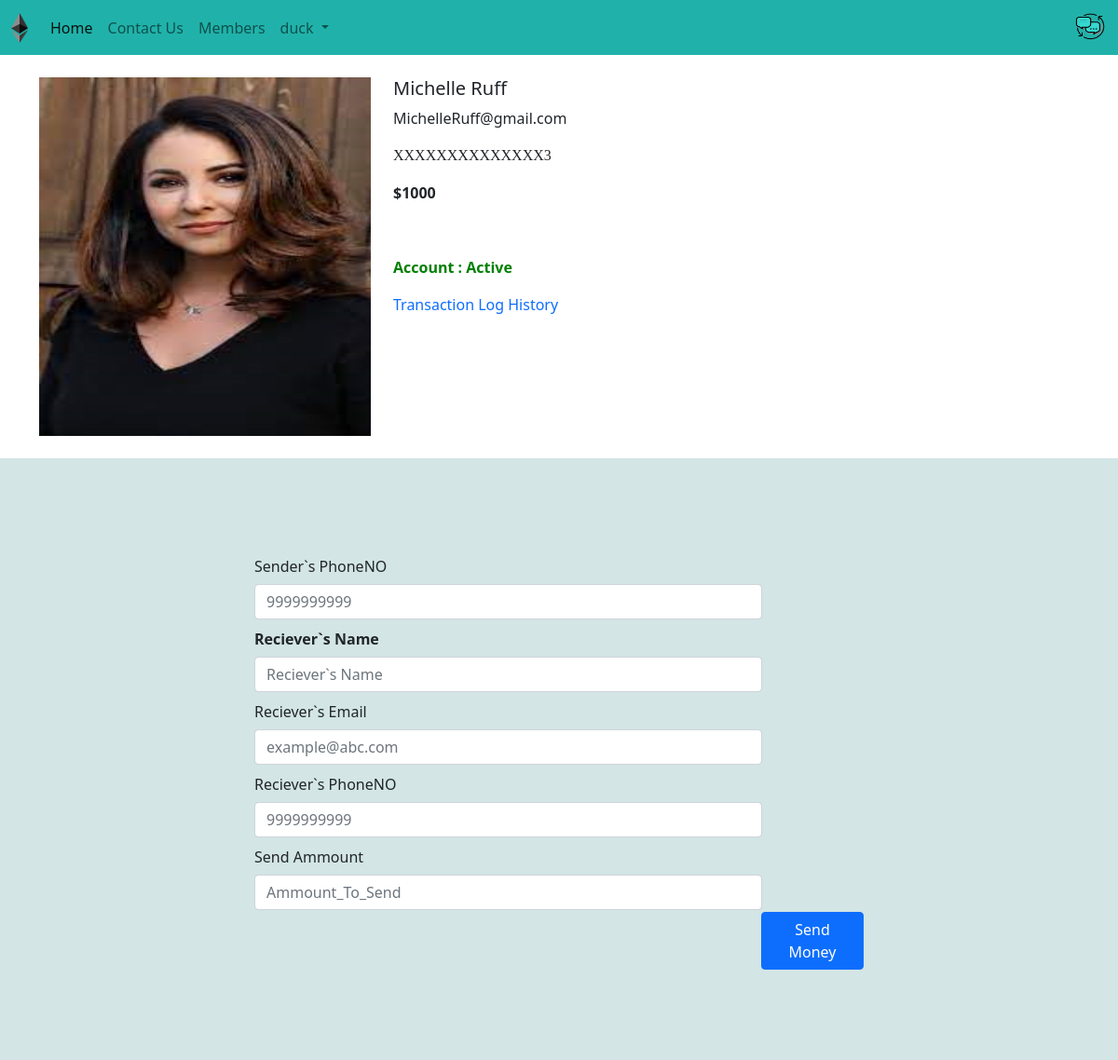
Page /customer/3 (signed in) on the earlier database version.
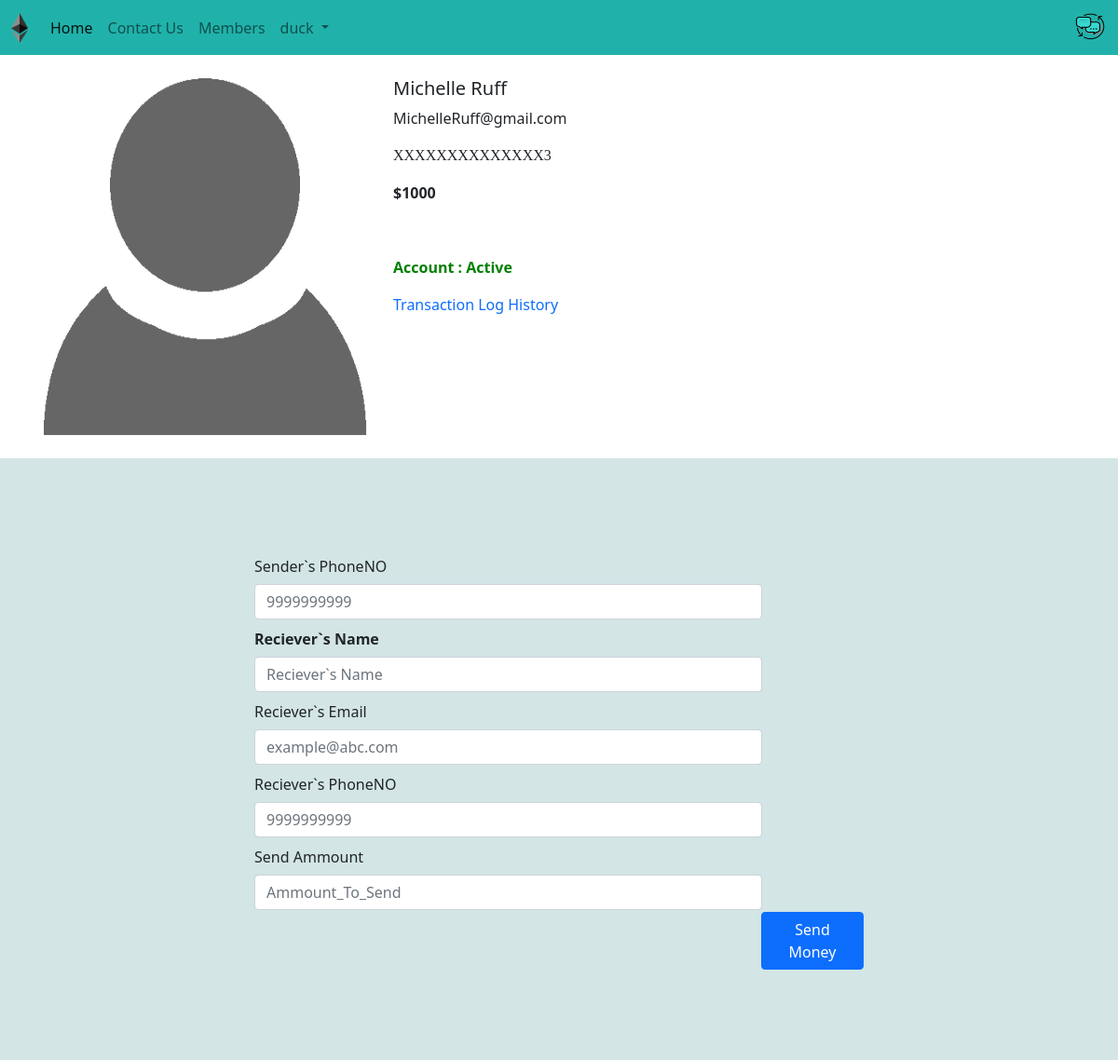
Same page on the later database version.
### Bank/models.py (models this page shows, shortened)
class CustomerAccount(models.Model):
    name=models.CharField(max_length=30)
    email=models.CharField(max_length=30,null=True, blank=True)
    account_active=models.BooleanField(default=True)
    image=models.ImageField(upload_to='media/', default="Image003.png")
    totalbalance=models.IntegerField(default=1000)
    phoneno=models.CharField(max_length=11,blank=True)

### Bank/views.py (the view)
# urls.py: path('customer/<int:acc>', views.Member, name='ViewMemberdetails'),
def Member(request,acc): #register function
    member= CustomerAccount.objects.get(id=acc)
    print("------------>",request.user.username)
    if (request.user.username!=(None or "")):
        if request.method=="POST":
            rname=request.POST.get("rname")
            if (rname in CustomerAccount.objects.values('name')):
                remail=request.POST.get("rEmail")
                if (remail in member.email):
                    sname=request.user.username
                    semail=request.user.username+'@gmail.com'
                    sphone=request.POST.get('sphoneno')
                    rphone=request.POST.get("rphoneno")
                    if(rphone in member.phoneno and sphone in member.phoneno):
                        sammount=request.POST.get('sammount')
                        if (member.totalbalance >sammount):
                            transfer_detail=transectiondetail(recievername=rname,recieveremail=remail,sendername=sname,senderemail=semail,deducted_amt=sammount,account_balance=(member.totalbalance-sammount))
                            transfer_detail.save()
                            member1=CustomerAccount.objects.get(name=rname) # Reciever`s id
                            print(member1)
                            member1.totalbalance=(member1.totalbalance+sammount)
                            member2=CustomerAccount.objects.get(name=sname) # Sender`s id
                            print(member2)
                            member2.totalbalance=(member1.totalbalance-sammount)
                            try:
                                member1.save() #    <----------------,
                                member2.save() #    <----------------'............(save them in the database)
                            except:
                                print("Got an Error in Saveing particular element of the database")
                        else:
                            return(HttpResponse('not enough balance'))
                    else:
                        return(HttpResponse('Phone invalid'))
                else:
                    return(HttpResponse('Email invalid'))
            else:
                return (render(request, 'Member.html', {'memberDetail':{'name':'Invalid transaction detail','email':'Please  Check your details and Try Again'}}))
    else:
        return(HttpResponse("<b>please Login <br>To make any Transactions...</b>"))
    return (render(request, 'Member.html', {'memberDetail':member,'username':request.user.username}))

### template/Member.html (shortened to what this page needs)
{% extends 'Basic.html' %}
{% block username %}{{username}}{% endblock username %}
{% block body %}
<div class="container my-4">
    <div class="row">
    <div class="col-md-4">
    <div class="row">
        <img src="{{memberDetail.image}}" width="233px" height="385px">
    </div>
    </div>
    <div class="col-md-8">
        <h5>{{memberDetail.name}}</h5>
        <p>{{memberDetail.email}}</p>
        <p style="font-family: -webkit-pictograph; font-weight: 100;">XXXXXXXXXXXXXX{{memberDetail.id}}</p>
        <p><b>${{memberDetail.totalbalance}} </b></p><br>
        <p>{% if memberDetail.account_active == True %}
          <div class="Account_status" style="color:Green;font-weight: bold;">Account : Active</div>
          {% else %}
          <div class="Account_status" style="color:Red;font-weight: bold;">Account : Inactive</div>
          {% endif %}
        </p>
        <div class="transactionLog">
                <a href="/transacton_history/{{memberDetail.name}}" style="text-decoration: none;text-decoration-color: coral;">Transaction Log History</a>
        </div>
    </div>
    </div>
</div>
<div class="transaction-form">
<form method="POST" style="padding:17rem; padding-block:6rem; background-color: #5f9ea045;">
    <table>
    <tr>
        <td>
            <label for="inputEmail3" class="col-sm-4 col-form-label">Sender`s PhoneNO</label>
            <div class="col-sm-10">
            <input type="text" class="form-control" id="sphoneno" name="sphoneno" placeholder="9999999999">
        </div>
        </td>
    </tr>
    <tr>
        <th>
            <label for="inputEmail3" class="col-sm-4 col-form-label">Reciever`s Name</label>
            <div class="col-sm-10">
            <input type="text" class="form-control" id="rname" name="rname" placeholder="Reciever`s Name">
        </div>
        </th>
    </tr>
    <tr>
        <td>
            <label for="inputEmail3" class="col-sm-4 col-form-label">Reciever`s Email</label>
            <div class="col-sm-10">
            <input type="email" class="form-control" id="remail" name="remail" placeholder="example@abc.com">
        </div>
        </td>
    </tr>
    <tr>
        <td>
            <label for="inputEmail3" class="col-sm-4 col-form-label">Reciever`s PhoneNO</label>
            <div class="col-sm-10">
            <input type="text" class="form-control" id="rphoneno" name="rphoneno" placeholder="9999999999">
            </div>
        </td>
    </tr>
    <tr>
    <tr>
        <td>
            <label for="inputEmail3" class="col-sm-4 col-form-label">Send Ammount</label>
            <div class="col-sm-10">
            <input type="text" class="form-control" id="sammount" name="sammount" placeholder="Ammount_To_Send">
            </div>
        </td>
    </tr>
    <tr>
        <td>
            <button type="submit" class="btn btn-primary" style="margin-left:34rem" value="OK"> Send Money </button>
        </td>
    </tr>
  </table>
</form>
</div>
{% endblock body %}

Differences in the rows shown:
changed CustomerAccount "Michelle Ruff": image: a different picture
